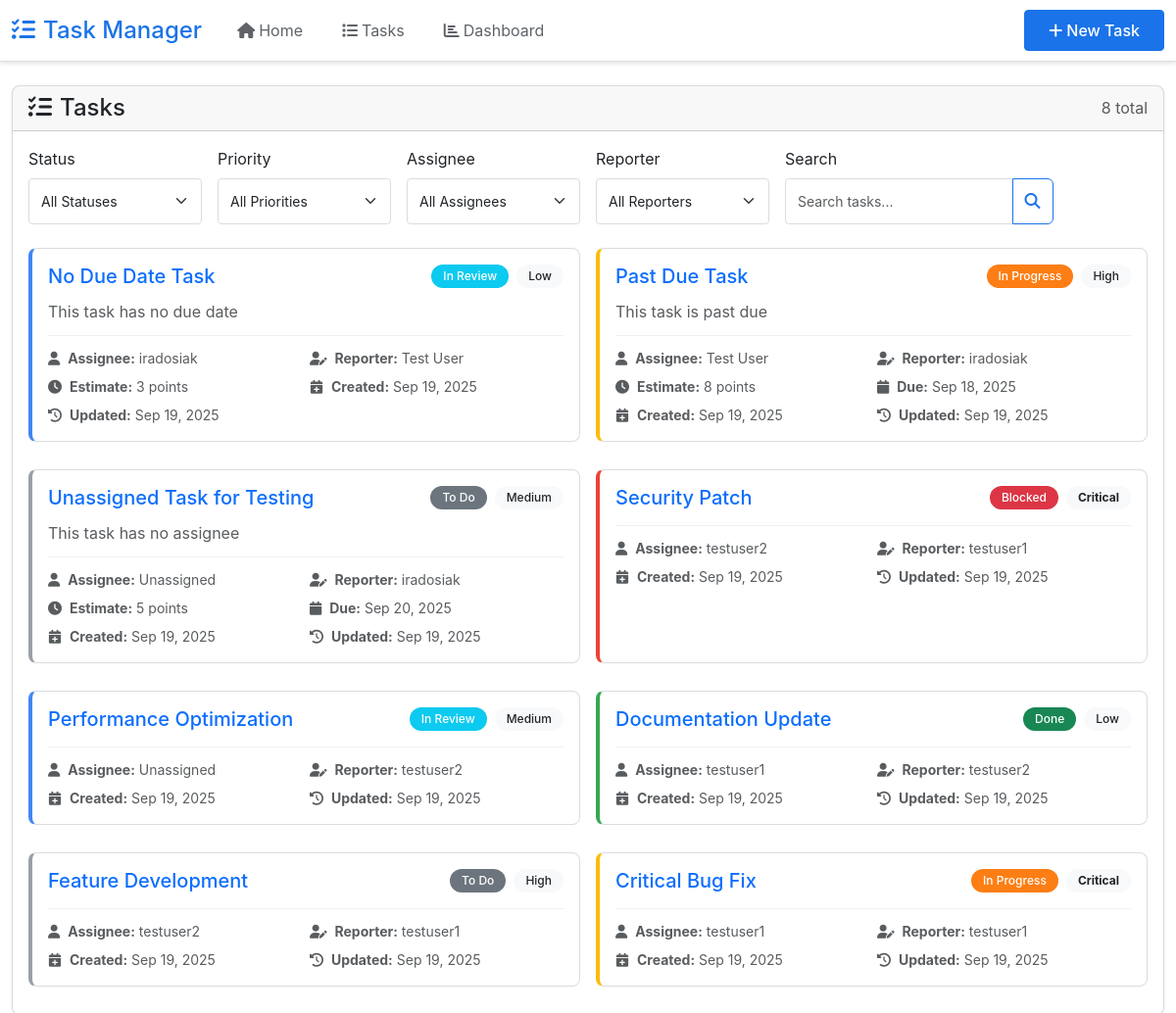
/tasks/, run on an earlier commit of the app's database.
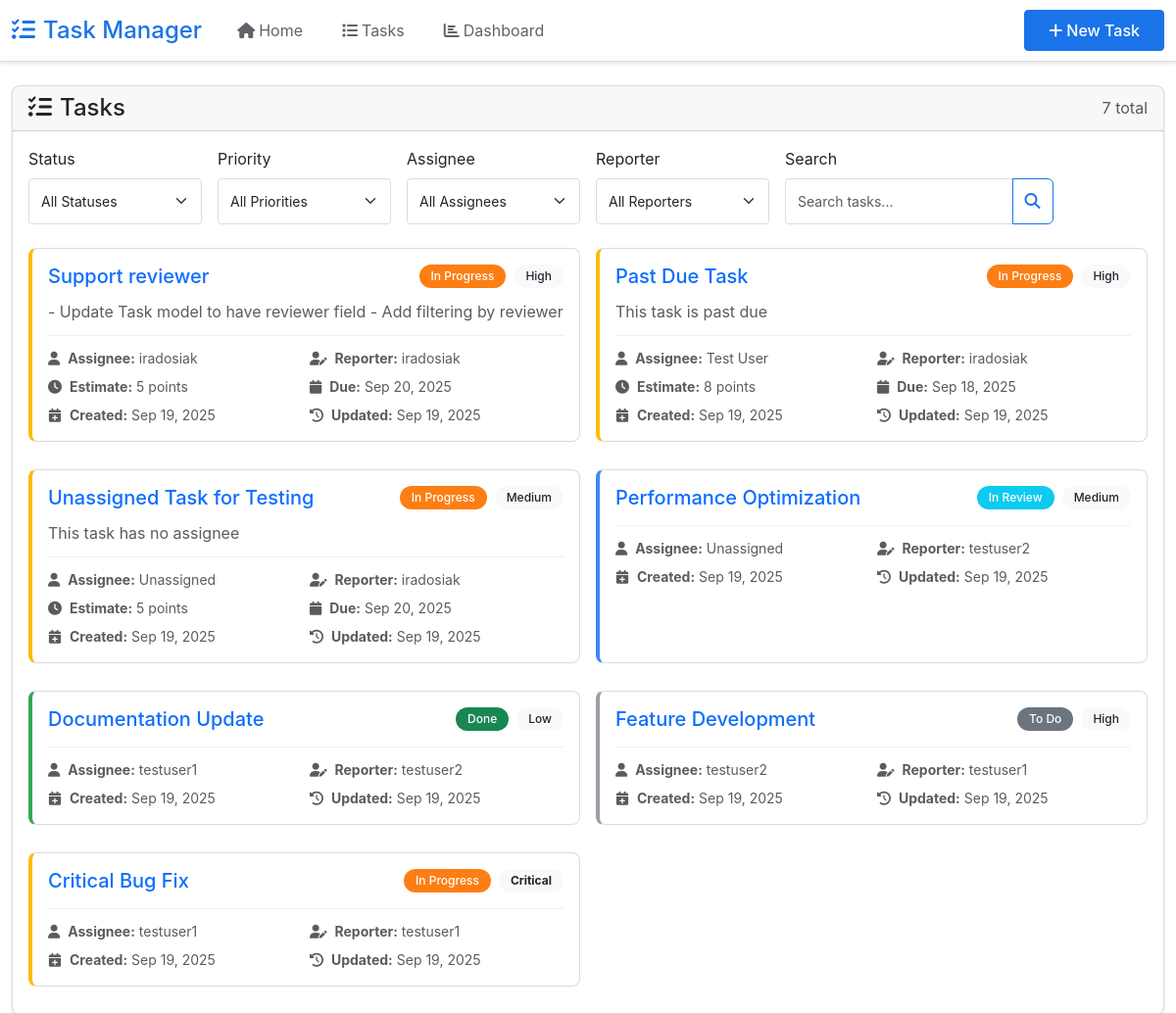
And on a later commit of the database.
### tasks/models.py (models this page shows, shortened)
class Task(models.Model):
    STATUS_CHOICES = [
        ("todo", "To Do"),
        ("in_progress", "In Progress"),
        ("in_review", "In Review"),
        ("done", "Done"),
        ("blocked", "Blocked"),
    ]
    PRIORITY_CHOICES = [
        ("low", "Low"),
        ("medium", "Medium"),
        ("high", "High"),
        ("critical", "Critical"),
    ]
    title = models.CharField(max_length=200)
    description = models.TextField(blank=True)
    status = models.CharField(max_length=20, choices=STATUS_CHOICES, default="todo")
    priority = models.CharField(
        max_length=20, choices=PRIORITY_CHOICES, default="medium"
    )
    estimate = models.PositiveIntegerField(
        null=True, blank=True, help_text="Story points"
    )
    assignee = models.ForeignKey(
        User,
        on_delete=models.SET_NULL,
        null=True,
        blank=True,
        related_name="assigned_tasks",
    )
    reporter = models.ForeignKey(
        User, on_delete=models.CASCADE, related_name="reported_tasks"
    )
    created_at = models.DateTimeField(auto_now_add=True)
    updated_at = models.DateTimeField(auto_now=True)
    due_date = models.DateTimeField(null=True, blank=True)
    class Meta:
        ordering = ["-created_at"]

### tasks/views.py (the view)
# urls.py: path("", views.task_list, name="task-list"),
def task_list(request):
    tasks = Task.objects.select_related("assignee", "reporter").all()
    status_filter = request.GET.get("status")
    if status_filter:
        tasks = tasks.filter(status=status_filter)
    priority_filter = request.GET.get("priority")
    if priority_filter:
        tasks = tasks.filter(priority=priority_filter)
    assignee_filter = request.GET.get("assignee")
    if assignee_filter:
        if assignee_filter == "unassigned":
            tasks = tasks.filter(assignee__isnull=True)
        else:
            tasks = tasks.filter(assignee_id=assignee_filter)
    reporter_filter = request.GET.get("reporter")
    if reporter_filter:
        tasks = tasks.filter(reporter_id=reporter_filter)
    search = request.GET.get("search")
    if search:
        tasks = tasks.filter(
            models.Q(title__icontains=search) | models.Q(description__icontains=search)
        )
    paginator = Paginator(tasks, 12)
    page_number = request.GET.get("page")
    page_obj = paginator.get_page(page_number)
    users = User.objects.all().order_by("first_name", "last_name", "username")
    context = {
        "page_obj": page_obj,
        "tasks": page_obj,
        "users": users,
        "status_choices": Task.STATUS_CHOICES,
        "priority_choices": Task.PRIORITY_CHOICES,
        "current_status": status_filter,
        "current_priority": priority_filter,
        "current_assignee": assignee_filter,
        "current_reporter": reporter_filter,
        "current_search": search,
    }
    return render(request, "tasks/task_list.html", context)

### templates/tasks/task_list.html (shortened to what this page needs)
{% extends 'base.html' %}
{% block content %}
<div class="row">
    <div class="col-12">
        <div class="card">
            <div class="card-header d-flex justify-content-between align-items-center">
                <h4 class="mb-0">
                    <i class="fas fa-tasks me-2"></i>Tasks
                </h4>
                <span class="text-muted">{{ page_obj.paginator.count }} total</span>
            </div>
            <div class="card-body">
                <form method="get" class="mb-4" id="filterForm">
                    <div class="row g-3">
                        <div class="col-md-2">
                            <label class="form-label">Status</label>
                            <select name="status" class="form-select filter-select">
                                <option value="">All Statuses</option>
                            </select>
                        </div>
                        <div class="col-md-2">
                            <label class="form-label">Priority</label>
                            <select name="priority" class="form-select filter-select">
                                <option value="">All Priorities</option>
                            </select>
                        </div>
                        <div class="col-md-2">
                            <label class="form-label">Assignee</label>
                            <select name="assignee" class="form-select filter-select">
                                <option value="">All Assignees</option>
                            </select>
                        </div>
                        <div class="col-md-2">
                            <label class="form-label">Reporter</label>
                            <select name="reporter" class="form-select filter-select">
                                <option value="">All Reporters</option>
                            </select>
                        </div>
                        <div class="col-md-3">
                            <label class="form-label">Search</label>
                            <div class="input-group">
                                <input type="text" name="search" class="form-control search-box"
                                       value="{{ current_search|default:'' }}"
                                       placeholder="Search tasks...">
                                <button type="submit" class="btn btn-outline-primary">
                                    <i class="fas fa-search"></i>
                                </button>
                            </div>
                        </div>
                        <div class="col-md-1 d-flex align-items-end">
                        </div>
                    </div>
                </form>
                <div class="task-grid">
                    {% for task in tasks %}
                    <div class="task-card status-{{ task.status }}" onclick="location.href='{% url 'tasks:task-detail' task.pk %}'">
                        <div class="d-flex justify-content-between align-items-start mb-2">
                            <h5 class="card-title mb-1">
                                <a href="{% url 'tasks:task-detail' task.pk %}" class="text-decoration-none">
                                    {{ task.title }}
                                </a>
                            </h5>
                            <div class="d-flex gap-2">
                                <span class="badge bg-{{ task.status }} text-white">{{ task.get_status_display }}</span>
                                <span class="badge bg-light text-dark priority-{{ task.priority }}">{{ task.get_priority_display }}</span>
                            </div>
                        </div>
                        {% if task.description %}
                        <p class="text-muted mb-2">{{ task.description|truncatewords:15 }}</p>
                        {% endif %}
                        <div class="task-meta">
                            <div class="row g-2 small text-muted">
                                <div class="col-6">
                                    <i class="fas fa-user me-1"></i>
                                    <strong>Assignee:</strong>
                                    {% if task.assignee %}{{ task.assignee.get_full_name|default:task.assignee.username }}{% else %}Unassigned{% endif %}
                                </div>
                                <div class="col-6">
                                    <i class="fas fa-user-edit me-1"></i>
                                    <strong>Reporter:</strong> {{ task.reporter.get_full_name|default:task.reporter.username }}
                                </div>
                                {% if task.estimate %}
                                <div class="col-6">
                                    <i class="fas fa-clock me-1"></i>
                                    <strong>Estimate:</strong> {{ task.estimate }} points
                                </div>
                                {% endif %}
                                {% if task.due_date %}
                                <div class="col-6">
                                    <i class="fas fa-calendar me-1"></i>
                                    <strong>Due:</strong> {{ task.due_date|date:"M d, Y" }}
                                </div>
                                {% endif %}
                                <div class="col-6">
                                    <i class="fas fa-calendar-plus me-1"></i>
                                    <strong>Created:</strong> {{ task.created_at|date:"M d, Y" }}
                                </div>
                                <div class="col-6">
                                    <i class="fas fa-history me-1"></i>
                                    <strong>Updated:</strong> {{ task.updated_at|date:"M d, Y" }}
                                </div>
                            </div>
                        </div>
                    </div>
                    {% endfor %}
                </div>
            </div>
        </div>
    </div>
</div>
{% endblock %}

### templates/base.html (shortened to what this page needs)
<!DOCTYPE html>
<html lang="en">
<head>
    <link href="https://cdn.jsdelivr.net/npm/bootstrap@5.3.0/dist/css/bootstrap.min.css" rel="stylesheet">
    <link href="https://cdnjs.cloudflare.com/ajax/libs/font-awesome/6.4.0/css/all.min.css" rel="stylesheet">
</head>
<body>
    <nav class="navbar navbar-expand-lg navbar-light">
        <div class="container-fluid">
            <a class="navbar-brand" href="{% url 'tasks:task-list' %}">
                <i class="fas fa-tasks me-2"></i>Task Manager
            </a>
            <div class="collapse navbar-collapse" id="navbarNav">
                <ul class="navbar-nav me-auto">
                    <li class="nav-item">
                        <a class="nav-link" href="{% url 'home' %}">
                            <i class="fas fa-home me-1"></i>Home
                        </a>
                    </li>
                    <li class="nav-item">
                        <a class="nav-link" href="{% url 'tasks:task-list' %}">
                            <i class="fas fa-list me-1"></i>Tasks
                        </a>
                    </li>
                    <li class="nav-item">
                        <a class="nav-link" href="{% url 'tasks:dashboard' %}">
                            <i class="fas fa-chart-bar me-1"></i>Dashboard
                        </a>
                    </li>
                </ul>
                <div class="d-flex">
                    <a href="{% url 'tasks:task-create' %}" class="btn btn-primary">
                        <i class="fas fa-plus me-1"></i>New Task
                    </a>
                </div>
            </div>
        </div>
    </nav>
    <div class="container-fluid mt-4">
        {% block content %}
        {% endblock %}
    </div>
</body>
</html>

### templates/base.html (style rules this page uses)
:root { --google-blue: #1a73e8; --google-blue-hover: #1557b0; --google-gray: #5f6368; --google-light-gray: #f8f9fa; --google-border: #dadce0; }
body { font-family: 'Google Sans', -apple-system, BlinkMacSystemFont, 'Segoe UI', Roboto, sans-serif; background-color: #ffffff; color: #202124; }
.navbar { background: white !important; box-shadow: 0 2px 4px rgba(0,0,0,0.1); border-bottom: 1px solid var(--google-border); }
.navbar-brand { font-weight: 500; color: var(--google-blue) !important; font-size: 1.5rem; }
.nav-link { color: var(--google-gray) !important; font-weight: 400; padding: 8px 16px !important; border-radius: 4px; margin: 0 4px; transition: all 0.2s ease; }
.btn-primary { background-color: var(--google-blue); border-color: var(--google-blue); font-weight: 500; padding: 8px 24px; border-radius: 4px; transition: all 0.2s ease; }
.btn-outline-primary { color: var(--google-blue); border-color: var(--google-blue); font-weight: 500; }
.card { border: 1px solid var(--google-border); border-radius: 8px; box-shadow: 0 1px 3px rgba(0,0,0,0.1); transition: box-shadow 0.2s ease; }
.form-control, .form-select { border: 1px solid var(--google-border); border-radius: 4px; padding: 12px; font-size: 14px; transition: border-color 0.2s ease; }
.task-card { border: 1px solid var(--google-border); border-radius: 8px; padding: 16px; margin-bottom: 12px; background: white; transition: all 0.2s ease; cursor: pointer; }
.task-card.status-todo { border-left: 4px solid #9aa0a6; }
.task-card.status-in_progress { border-left: 4px solid #fbbc04; }
.task-card.status-in_review { border-left: 4px solid #4285f4; }
.task-card.status-done { border-left: 4px solid #34a853; }
.badge { font-weight: 500; padding: 6px 12px; border-radius: 16px; }
.badge.bg-todo { background-color: #6c757d !important; }
.badge.bg-in_progress { background-color: #fd7e14 !important; }
.badge.bg-in_review { background-color: #0dcaf0 !important; }
.badge.bg-done { background-color: #198754 !important; }
.priority-low { color: #6c757d; }
.priority-medium { color: #fd7e14; }
.priority-high { color: #dc3545; }
.priority-critical { color: #6f42c1; font-weight: bold; }
.container-fluid { max-width: 1400px; }

### templates/tasks/task_list.html (style rules this page uses)
.task-grid { display: grid; grid-template-columns: repeat(auto-fill, minmax(400px, 1fr)); gap: 1rem; }
.task-card { border: 1px solid var(--google-border); border-radius: 8px; padding: 16px; background: white; transition: all 0.2s ease; cursor: pointer; }
.task-meta { margin-top: 12px; padding-top: 12px; border-top: 1px solid #f0f0f0; }

What changed in the data, as far as the page shows it:
removed Task: title "No Due Date Task", status "In Review", priority "Low", description "This task has no due date", assignee.get_full_name "iradosiak", reporter.get_full_name "Test User", estimate "3", created_at "Sep 19, 2025", updated_at "Sep 19, 2025"
removed Task: title "Security Patch", status "Blocked", priority "Critical", assignee.get_full_name "testuser2", reporter.get_full_name "testuser1", created_at "Sep 19, 2025", updated_at "Sep 19, 2025"
added Task: title "Support reviewer", status "In Progress", priority "High", description "- Update Task model to have reviewer field - Add filtering by reviewer", assignee.get_full_name "iradosiak", reporter.get_full_name "iradosiak", estimate "5", due_date "Sep 20, 2025", created_at "Sep 19, 2025", updated_at "Sep 19, 2025"
changed Task "Unassigned Task for Testing": status "To Do" → "In Progress"
Also different on the page:
{{ page_obj.paginator.count }}: "8" → "7"
